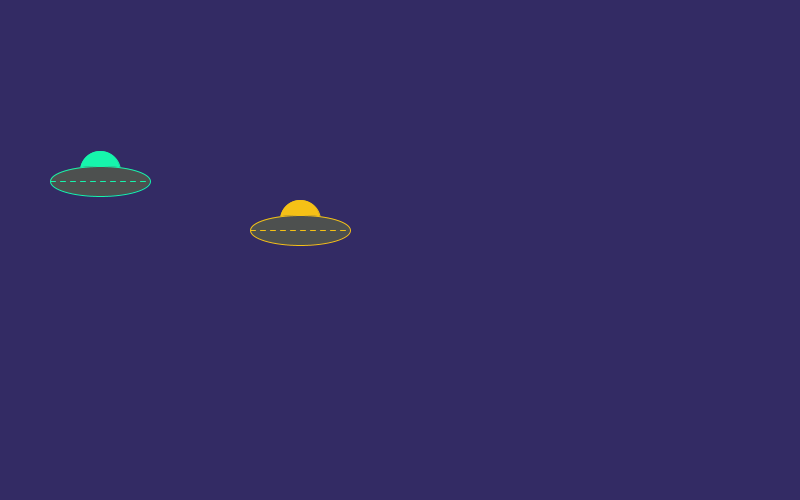
Frame 1 (no input)
Frame 60 (the mouse pressed at the canvas centre just before this capture): identical to frame 1, image omitted
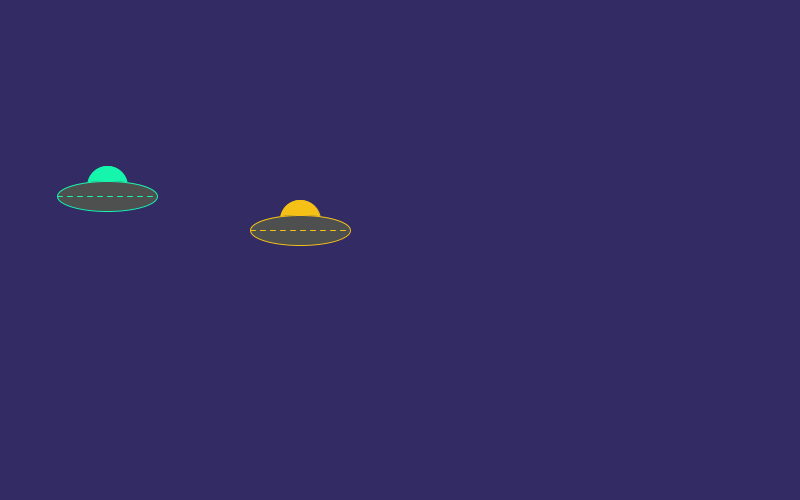
Frame 120 (the mouse held since frame 60 and released just before this capture)

The Processing sketch that drew these frames (run headless with seeded random() and noise(); from frame 60 on, the mouse is pressed at the canvas centre):

// Processing sketch: processing_78533
// ── processing_78533.pde

//Auriel Rickard
//Creative computing A
//October 19, 2012
//Bouncing ball and small boucing balls

float circle_x = 100;
float circle_y = 181;
float circle_radius = 50;
float circle_x_speed = .25;
float circle_y_speed = .5;
Boolean move_circle_2 = false;

float circle_xx = 300;
float circle_yy = 230;
float circle_radius_2 = 50;
float circle_xx_speed = .25;
float circle_yy_speed = .5;
Boolean move_circle = false;

float[] circle_x_array = new float[5];
float[] circle_y_array = new float[5];
float small_circle_radius = 10;
float[] small_circle_x_speed_array = new float [5];
float[] small_circle_y_speed_array = new float [5];

float[] circle_x_array_2 = new float[5];
float[] circle_y_array_2 = new float[5];
float small_circle_radius_2 = 10;
float[] small_circle_x_speed_array_2 = new float [5];
float[] small_circle_y_speed_array_2 = new float [5];



void setup() {
  size(800,500);
  smooth();
  
  circle_x_array[0] = 1;
  circle_x_array[1] = 3;
  circle_x_array[2] = 5;
  circle_x_array[3] = 7;
  circle_x_array[4] = 9;
  circle_y_array[0] = 11;
  circle_y_array[1] = 13;
  circle_y_array[2] = 15;
  circle_y_array[3] = 17;
  circle_y_array[4] = 19;
  small_circle_x_speed_array[0] = 3;
  small_circle_x_speed_array[1] = 4;
  small_circle_x_speed_array[2] = 5;
  small_circle_x_speed_array[3] = 1;
  small_circle_x_speed_array[4] = 2;
  small_circle_y_speed_array[0] = 3;
  small_circle_y_speed_array[1] = 4;
  small_circle_y_speed_array[2] = 5;
  small_circle_y_speed_array[3] = 1;
  small_circle_y_speed_array[4] = 2;
  
  
  circle_x_array_2[0] = 19;
  circle_x_array_2[1] = 17;
  circle_x_array_2[2] = 15;
  circle_x_array_2[3] = 13;
  circle_x_array_2[4] = 11;
  circle_y_array_2[0] = 9;
  circle_y_array_2[1] = 7;
  circle_y_array_2[2] = 5;
  circle_y_array_2[3] = 3;
  circle_y_array_2[4] = 1;
  small_circle_x_speed_array_2[0] = 5;
  small_circle_x_speed_array_2[1] = 1;
  small_circle_x_speed_array_2[2] = 2;
  small_circle_x_speed_array_2[3] = 3;
  small_circle_x_speed_array_2[4] = 4;
  small_circle_y_speed_array_2[0] = 5;
  small_circle_y_speed_array_2[1] = 1;
  small_circle_y_speed_array_2[2] = 2;
  small_circle_y_speed_array_2[3] = 3;
  small_circle_y_speed_array_2[4] = 4;
  
}


 //MotherShip_1
void MotherShip_1(float x, float y) {
  stroke(#16F5AC);
  fill(#16F5AC);
  ellipse(x, y-10, 40, 40);

  fill(#4D504F);
  ellipse(x, y, 100, 30);

  stroke(#16F5AC);
  line(x-50, y, x-45, y);
  line(x-40, y, x-35, y);
  line(x-30, y, x-25, y);
  line(x-20, y, x-15, y);
  line(x-10, y, x-5, y);
  line(x, y, x+5, y);
  line(x+10, y, x+15, y);
  line(x+20, y, x+25, y);
  line(x+30, y, x+35, y);
  line(x+40, y, x+45, y);
}

 //MotherShip_2
void MotherShip_2(float xx, float yy) {
  stroke(#F5C116);
  fill(#F5C116);
  ellipse(xx, yy-10, 40, 40);

  fill(#4D504F);
  ellipse(xx, yy, 100, 30);

  line(xx-50, yy, xx-45, yy);
  line(xx-40, yy, xx-35, yy);
  line(xx-30, yy, xx-25, yy);
  line(xx-20, yy, xx-15, yy);
  line(xx-10, yy, xx-5, yy);
  line(xx, yy, xx+5, yy);
  line(xx+10, yy, xx+15, yy);
  line(xx+20, yy, xx+25, yy);
  line(xx+30, yy, xx+35, yy);
  line(xx+40, yy, xx+45, yy);
}

//SmallShips_1
void SmallShips_1(float x, float y) {
 fill(255);
  stroke(#16F5AC);
  fill(#4D504F);
  triangle(x+10, y, x+20, y+30, x, y+30);
  fill(#FF2471);
  rect(x+3, y+30, 5, 8);
  rect(x+12, y+30, 5, 8);
}

//SmallShips_2
void SmallShips_2(float x, float y) {
  stroke(#F5C116);
  fill(#4D504F);
  triangle(x+10, y, x+20, y+30, x, y+30);
  fill(#FF2471);
  rect(x+3, y+30, 5, 8);
  rect(x+12, y+30, 5, 8);
}



void draw() {
  background(#332B64);

  if (mousePressed == true) {
    if (move_circle == true) {
      move_circle = false;
    } 
    else {
      move_circle = true;
    };
  };

  if (move_circle == true) {
    circle_x = circle_x + circle_x_speed;
    circle_y = circle_y + circle_y_speed;
  };
  fill(#FFFFFF);
  
  MotherShip_1(circle_x, circle_y);
  
  if ((circle_x + circle_radius > width) || (circle_x - circle_radius < 0)) {
    circle_x_speed = -circle_x_speed;

    if (circle_x - circle_radius < 0) {
      circle_x = circle_radius;
    };
    if (circle_x + circle_radius > width) {
      circle_x = width-circle_radius;
    };
  };

  if ( (circle_y + circle_radius > height) || (circle_y - circle_radius < 0) ) {
    circle_y_speed = -circle_y_speed;

    if (circle_y - circle_radius < 0) {
      circle_y = circle_radius;
    };
    if (circle_y + circle_radius > height) {
      circle_y = height-circle_radius;
    };
  };
  
  if (move_circle_2 == true) {
    circle_xx = circle_xx + circle_xx_speed;
    circle_yy = circle_yy + circle_yy_speed;
  };
  
  fill(#FFFFFF);
  
  MotherShip_2(circle_xx, circle_yy);
  
  if ((circle_xx + circle_radius_2 > width) || (circle_xx - circle_radius_2 < 0)) {
    circle_xx_speed = -circle_xx_speed;

    if (circle_xx - circle_radius_2 < 0) {
      circle_xx = circle_radius_2;
    };
    if (circle_xx + circle_radius_2 > width) {
      circle_xx = width-circle_radius_2;
    };
  };

  if ( (circle_yy + circle_radius_2 > height) || (circle_yy - circle_radius_2 < 0) ) {
    circle_yy_speed = -circle_yy_speed;

    if (circle_yy - circle_radius_2 < 0) {
      circle_yy = circle_radius_2;
    };
    if (circle_yy + circle_radius_2 > height) {
      circle_yy = height-circle_radius_2;
    };
  };


  //SmallShips_1
  for (int i=0; i<circle_x_array.length; i++) {

    if (move_circle == true) { //circleCheck
      circle_x_array[i] = circle_x_array[i] + small_circle_x_speed_array[i];
      circle_y_array[i] = circle_y_array[i] + small_circle_y_speed_array[i];
      fill(#00FF00);
      
      SmallShips_1(circle_x_array[i], circle_y_array[i]);
      //small ships
      
      if ( (circle_x_array[i] + small_circle_radius > width) || (circle_x_array[i] - small_circle_radius < 0) ) {
        small_circle_x_speed_array[i] = -small_circle_x_speed_array[i];

        if (circle_x_array[i] - small_circle_radius < 0) {
          circle_x_array[i] = small_circle_radius;
        }//end if

        if (circle_x_array[i] + small_circle_radius > width) {
          circle_x_array[i] = width-small_circle_radius;
        }//end if
      }//end if

      if ( (circle_y_array[i] + small_circle_radius > height) || (circle_y_array[i] - small_circle_radius < 0) ) {
        small_circle_y_speed_array[i] = -small_circle_y_speed_array[i];
        if (circle_y_array[i] - small_circle_radius < 0) {
          circle_y_array[i] = small_circle_radius;
        }
        if (circle_y_array[i] + small_circle_radius > height) {
          circle_y_array[i] = height-small_circle_radius;
        }
      }
    }
  }
      //SmallShips_2
  for (int i=0; i<circle_x_array_2.length; i++) {

    if (move_circle == true) { //circleCheck
      circle_x_array_2[i] = circle_x_array_2[i] + small_circle_x_speed_array_2[i];
      circle_y_array_2[i] = circle_y_array_2[i] + small_circle_y_speed_array_2[i];
      fill(#00FF00);
      
      SmallShips_2(circle_x_array_2[i], circle_y_array_2[i]);
      //small ships
      
      if ( (circle_x_array_2[i] + small_circle_radius_2 > width) || (circle_x_array_2[i] - small_circle_radius_2 < 0) ) {
        small_circle_x_speed_array[i] = -small_circle_x_speed_array_2[i];

        if (circle_x_array_2[i] - small_circle_radius_2 < 0) {
          circle_x_array_2[i] = small_circle_radius_2;
        }//end if

        if (circle_x_array_2[i] + small_circle_radius_2 > width) {
          circle_x_array_2[i] = width-small_circle_radius_2;
        }//end if
      }//end if

      if ( (circle_y_array_2[i] + small_circle_radius_2 > height) || (circle_y_array_2[i] - small_circle_radius_2 < 0) ) {
        small_circle_y_speed_array_2[i] = -small_circle_y_speed_array_2[i];
        if (circle_y_array_2[i] - small_circle_radius_2 < 0) {
          circle_y_array_2[i] = small_circle_radius_2;
        }
        if (circle_y_array_2[i] + small_circle_radius_2 > height) {
          circle_y_array_2[i] = height-small_circle_radius_2;
        }
      }
    }//ends circleCheck
  }//ends for loop
}//ends draw
